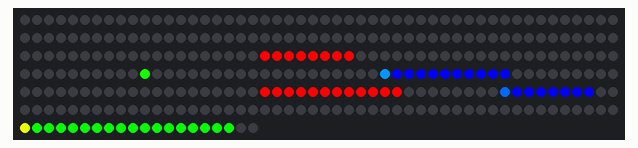
This sketch was run on a simulated Teensy 3. Parts: 320 RGB LEDs in strip order, left to right, continuing on the next row. The local clock reads 2024-03-15 10:24:30 at power-on unless the sketch sets it; random numbers use the default seed unless the sketch sets one; what the sketch prints to the serial monitor is not drawn.

Above: at 2.06 s.

The sketch:

OSHClock.ino
```cpp
#include <OctoWS2811.h>
#include <TimeLib.h>
/* OSH Clock - Code for the crazy LED clock.
 *  Features: 3 Pad capsense for
 *  Features: RTC
 *  Features: Neopixel LED arms
 *
 */

// Where do generals keep their armies?    In their sleevies.
const int armies[] = {255,0,1,14,15,8,9,12,13,10,11,6,7};
const int arms       = 12;
const int ledsPerArm = 20;
const int arms_per_leg = 2;
const int leds_total = 320; // There are 80 "missing" leds on the two OctoLegs we're not using.

const int config = WS2811_GRB | WS2811_800kHz;

DMAMEM int displayMemory[leds_total*6];
int drawingMemory[leds_total*6];

OctoWS2811 leds(ledsPerArm * arms_per_leg, displayMemory, drawingMemory, config);

volatile int milli_offset = 0;

int millisync() {
  int milli, lastmilli, lastsec,count;
  count     = 0;
  lastsec   = second();
  lastmilli = millis();
  while (count < 2) {
    if (lastsec != second()) {
//      milli = millis() - lastmilli;
      count++;
      lastmilli = millis();
      lastsec = second();
    }
  }
  return lastmilli;
}

void setup() {
  hourFormat12();
  setSyncProvider(getTeensy3Time);

  leds.begin();
  leds.show();
  Serial.begin(9600);
  milli_offset = millisync();
}


time_t getTeensy3Time()
{
  return Teensy3Clock.get();
}

int armFactor(int arm) {
  return ledsPerArm*armies[arm];
}

// Light up an entire arm
void lightArm(int arm, boolean on) {
  int color = 0;
  if (on) { color = 0x550055; }

  for (int i = 0; i<ledsPerArm; i++){
    leds.setPixel(i+armFactor(arm),color);
  }
}

// Set a pixel on an arm to an R, G, B color.
void lightPixelOnArm(int pixel, int arm, int r, int g, int b) {
  leds.setPixel(pixel + armFactor(arm), r, g, b);
}

// Set a pixel on an arm to a hex color.
void lightPixelOnArm(int pixel, int arm, int color) {
  leds.setPixel(pixel + armFactor(arm), color);
}

void debug(int arm, int h, int m, int s) {
  Serial.print(arm); Serial.print(",");
  Serial.print(h); Serial.print(",");
  Serial.print(m); Serial.print(",");
  Serial.println(s);
}

int l,c;
void loop() {
 // l = micros();
  int arm;
  int hours,minutes,seconds, milli;
 // debug(0,hour(),minute(),second());
  for (arm = 1 ; arm <= 12 ; arm++ ) {
    hours   = procHour(arm);
    minutes = procMinute(arm);
    seconds = procSecond(arm);
    if (seconds > 0) {
      Serial.println(seconds);
      milli = milliseconds();
    } else {
      milli = 0;
    }
    updateClock(arm,hours,minutes,seconds,milli);
  }
  leds.show();
  //c = micros() - l;
  //Serial.println(c);
  delayMicroseconds(random(1000));
}
```

Clocking.ino
```cpp
// Given Hour, Minutes, Seconds

int procHour(int arm) {
 int lights = 0;
 if (arm == hour()) {
    lights = 100-(minute()*100)/60;
 }
 if (arm == (hour()+1) % 12) {
    lights = minute()*100/60;
 }
 return lights;
}

int milliseconds() {
  return (millis() - milli_offset) % 1000;
}

int procMinute(int arm) {
  int lights = 0;
  int minuteArm = (minute() * 2) / 10;
  int remainder = (minute() * 2) % 10;

  if (arm == minuteArm)     { lights = 100-remainder; }
  if (arm == minuteArm + 1) { lights = remainder;     }

 // lights += map(second(),0,60,0,10);
  return lights;
}

int procSecond(int arm) {
  int lights = 0;
  int secondArm = (second() * 2) / 10;
  int remainder = (second() % 5);
  int milli = map(milliseconds(),0,1000,0,20);
  remainder = map(remainder,0,5,0,100) + milli;

  if (arm == secondArm)     { lights = 100-remainder; }
  if (arm == secondArm + 1) { lights = remainder;     }

  return lights;
}

void updateClock(int arm, int h, int m, int s, int milli) {

  int reds[ledsPerArm+1];
  int greens[ledsPerArm+1];
  int blues[ledsPerArm+1];

  for (int i = 0; i<ledsPerArm; i++) {
    reds[i]   = 0;
    greens[i] = 0;
    blues[i]  = 0;
  }

  int hours   = map(h,0,100,0,ledsPerArm);
  int minutes = map(m,0,100,0,ledsPerArm);
  int seconds = map(s,0,100,0,ledsPerArm);

  // Set reds (hours)
  for (int i = 0 ; i<hours ; i++) {
    reds[i] = 0xFF;
  }
  // Set the final LED to a partial.
  reds[hours] = map(m,0,100,0,255);

  // Set greens (minutes)
  for (int i = 0 ; i<minutes; i++) {
    greens[i] = 0xFF;
  }
  greens[minutes] = map(s,0,100,0,255);

  // Set blues (seconds)
  for (int i = 0; i<seconds ; i++) {
    blues[i] = 0xFF;
  }
  //blues[seconds] = map(milli,0,1000,0,255);

  for (int i = 0; i<ledsPerArm; i++) {
    lightPixelOnArm(i,arm,reds[i],greens[i],blues[i]);
  }
}
```
